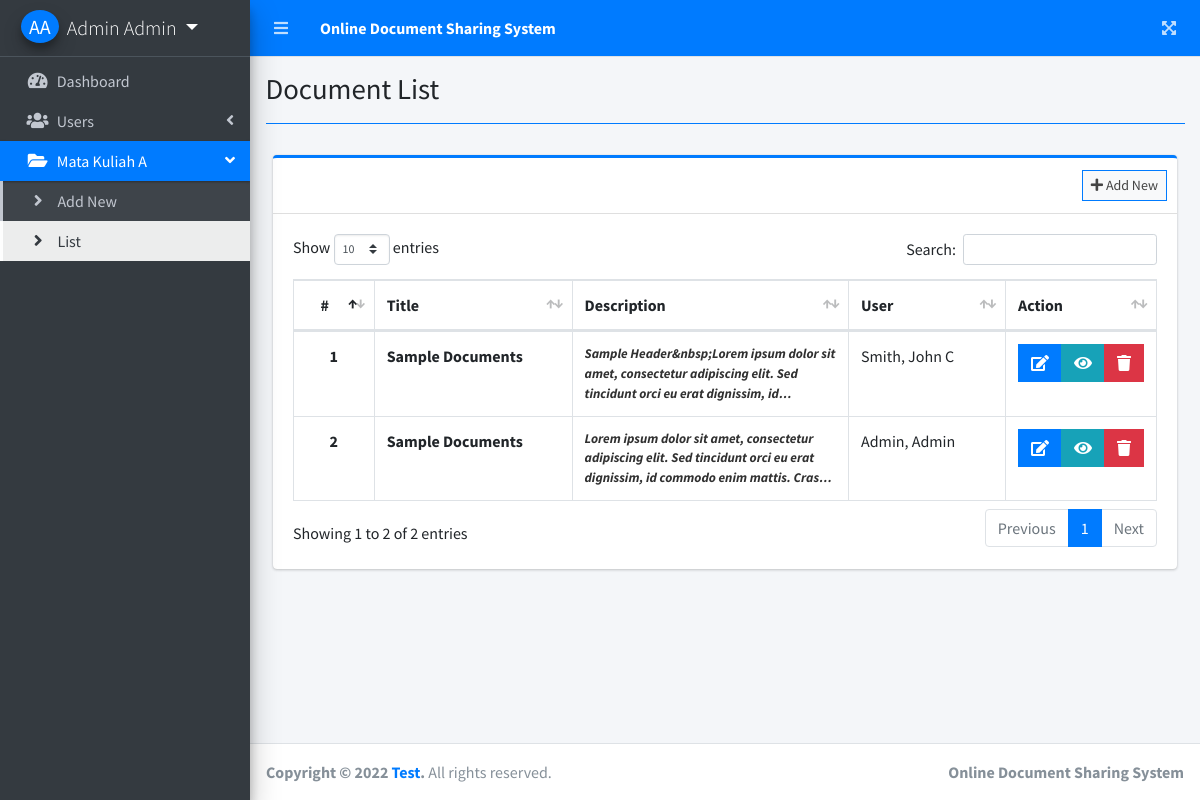
/index.php?page=document_list (signed in), run on an earlier commit of the app's database.
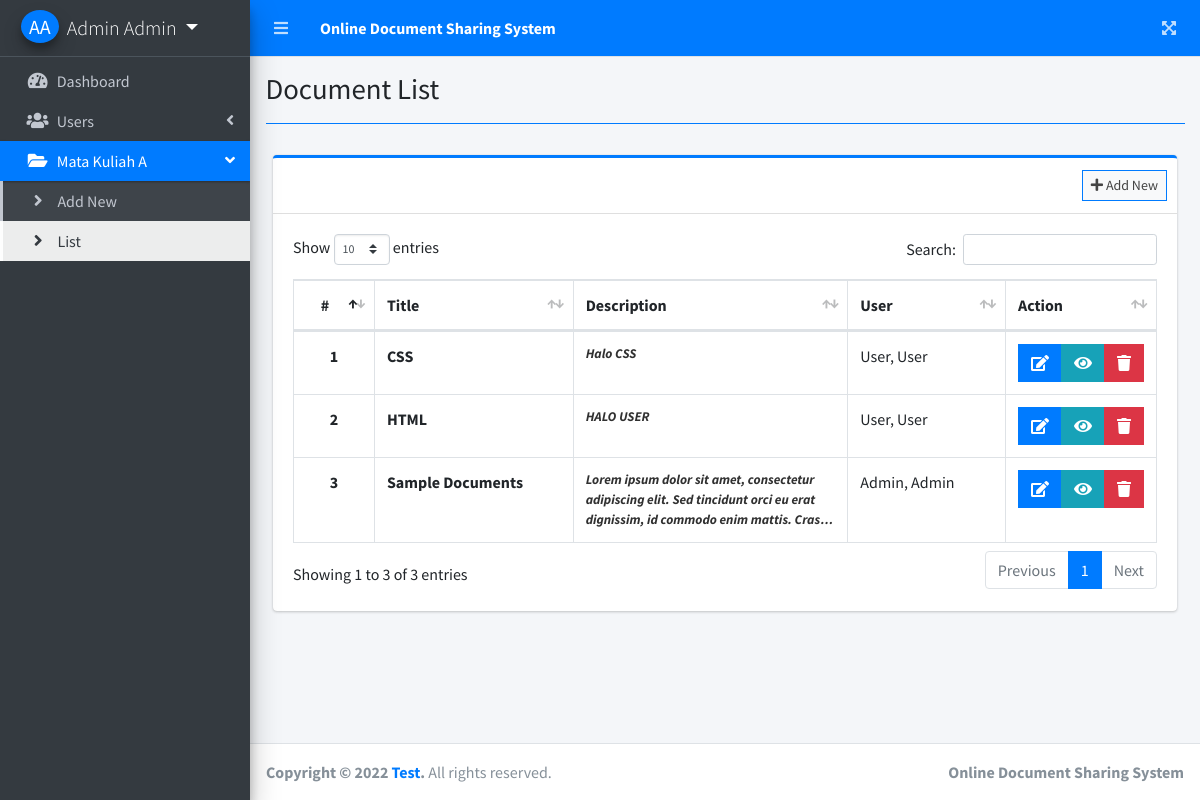
And on a later commit of the database.
### tables this page shows
CREATE TABLE `documents` (
  `id` int(11) NOT NULL,
  `title` varchar(200) NOT NULL,
  `description` text NOT NULL,
  `file_json` text NOT NULL,
  `user_id` int(30) NOT NULL,
  `date_created` datetime NOT NULL DEFAULT current_timestamp()
);

### document_list.php (the view, shortened to what this page needs)
<?php include'db_connect.php' ?>
<div class="col-lg-12">
	<div class="card card-outline card-primary">
		<div class="card-header">
			<div class="card-tools">
				<a class="btn btn-block btn-sm btn-default btn-flat border-primary" href="./index.php?page=new_document"><i class="fa fa-plus"></i> Add New</a>
			</div>
		</div>
		<div class="card-body">
			<table class="table tabe-hover table-bordered" id="list">
			     <?php if($_SESSION['login_type'] == 1 ): ?>
				<colgroup>
					<col width="10%">
					<col width="25%">
					<col width="35%">
					<col width="20%">
					<col width="10%">
				</colgroup>
			    <?php endif; ?>
				<thead>
					<tr>
						<th class="text-center">#</th>
						<th>Title</th>
						<th>Description</th>
					     <?php if($_SESSION['login_type'] == 1 ): ?>
						<th>User</th>
					    <?php endif; ?>
						<th>Action</th>
					</tr>
				</thead>
				<tbody>
					<?php
					$i = 1;
					$where = '';
					if($_SESSION['login_type'] == 1 ):
					$user = $conn->query("SELECT * FROM users where id in (SELECT user_id FROM documents) ");
					while($row = $user->fetch_assoc()){
						$uname[$row['id']] = ucwords($row['lastname'].', '.$row['firstname'].' '.$row['middlename']);
					}
					else:
						$where = " where user_id = '{$_SESSION['login_id']}' ";
					endif;
					$qry = $conn->query("SELECT * FROM documents $where order by unix_timestamp(date_created) desc ");
					while($row= $qry->fetch_assoc()):
						$trans = get_html_translation_table(HTML_ENTITIES,ENT_QUOTES);
						unset($trans["\""], $trans["<"], $trans[">"], $trans["<h2"]);
						$desc = strtr(html_entity_decode($row['description']),$trans);
						$desc=str_replace(array("<li>","</li>"), array("",", "), $desc);
					?>
					<tr>
						<th class="text-center"><?php echo $i++ ?></th>
						<td><b><?php echo ucwords($row['title']) ?></b></td>
						<td><b class="truncate"><?php echo strip_tags($desc) ?></b></td>
						  <?php if($_SESSION['login_type'] == 1 ): ?>
						<td><?php echo isset($uname[$row['user_id']]) ? $uname[$row['user_id']] : "Deleted User" ?></td>
					    <?php endif; ?>
						<td class="text-center">
		                    <div class="btn-group">
		                        <a href="./index.php?page=edit_document&id=<?php echo $row['id'] ?>" class="btn btn-primary btn-flat">
		                          <i class="fas fa-edit"></i>
		                        </a>
		                        <a  href="./index.php?page=view_document&id=<?php echo md5($row['id']) ?>" class="btn btn-info btn-flat">
		                          <i class="fas fa-eye"></i>
		                        </a>
		                        <button type="button" class="btn btn-danger btn-flat delete_document" data-id="<?php echo $row['id'] ?>">
		                          <i class="fas fa-trash"></i>
		                        </button>
	                      </div>
						</td>
					</tr>
				<?php endwhile; ?>
				</tbody>
			</table>
		</div>
	</div>
</div>

What changed in the data, as far as the page shows it:
removed documents: title "Sample Documents", description "Sample Header&nbsp;Lorem ipsum dolor sit amet, consectetur adipiscing elit. Sed tincidunt orci eu erat dignissim,…", user "Smith, John C"
added documents: title "CSS", description "Halo CSS", user "User, User"
added documents: title "HTML", description "HALO USER", user "User, User"
Also different on the page:
text written by a page script: "Show entries Search: Showing 1 to 2 of 2 entries Previous 1 Next" → "Show entries Search: Showing 1 to 3 of 3 entries Previous 1 Next"
